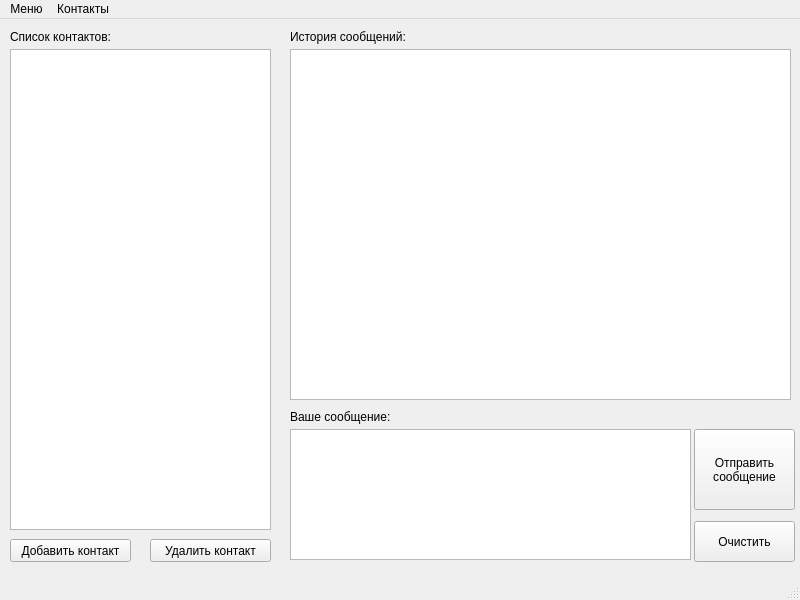
<?xml version="1.0" encoding="UTF-8"?>
<ui version="4.0">
 <class>mainWindow</class>
 <widget class="QMainWindow" name="mainWindow">
  <property name="geometry">
   <rect>
    <x>0</x>
    <y>0</y>
    <width>800</width>
    <height>600</height>
   </rect>
  </property>
  <property name="windowTitle">
   <string>Messenger by s13f</string>
  </property>
  <property name="windowIcon">
   <iconset>
    <normaloff>pics/s13f.png</normaloff>pics/s13f.png</iconset>
  </property>
  <widget class="QWidget" name="centralwidget">
   <widget class="QLabel" name="label_contacts">
    <property name="geometry">
     <rect>
      <x>10</x>
      <y>10</y>
      <width>261</width>
      <height>16</height>
     </rect>
    </property>
    <property name="text">
     <string>Список контактов:</string>
    </property>
   </widget>
   <widget class="QListView" name="list_contacts">
    <property name="geometry">
     <rect>
      <x>10</x>
      <y>30</y>
      <width>261</width>
      <height>481</height>
     </rect>
    </property>
   </widget>
   <widget class="QPushButton" name="addButton">
    <property name="geometry">
     <rect>
      <x>10</x>
      <y>520</y>
      <width>121</width>
      <height>23</height>
     </rect>
    </property>
    <property name="text">
     <string>Добавить контакт</string>
    </property>
    <property name="icon">
     <iconset>
      <normaloff>pics/add.png</normaloff>pics/add.png</iconset>
    </property>
   </widget>
   <widget class="QPushButton" name="delButton">
    <property name="geometry">
     <rect>
      <x>150</x>
      <y>520</y>
      <width>121</width>
      <height>23</height>
     </rect>
    </property>
    <property name="text">
     <string>Удалить контакт</string>
    </property>
    <property name="icon">
     <iconset>
      <normaloff>pics/del.png</normaloff>pics/del.png</iconset>
    </property>
   </widget>
   <widget class="QLabel" name="label_history">
    <property name="geometry">
     <rect>
      <x>290</x>
      <y>10</y>
      <width>501</width>
      <height>16</height>
     </rect>
    </property>
    <property name="text">
     <string>История сообщений:</string>
    </property>
   </widget>
   <widget class="QListView" name="list_history">
    <property name="geometry">
     <rect>
      <x>290</x>
      <y>30</y>
      <width>501</width>
      <height>351</height>
     </rect>
    </property>
    <property name="verticalScrollBarPolicy">
     <enum>Qt::ScrollBarAlwaysOff</enum>
    </property>
    <property name="wordWrap">
     <bool>true</bool>
    </property>
   </widget>
   <widget class="QLabel" name="label_message">
    <property name="geometry">
     <rect>
      <x>290</x>
      <y>390</y>
      <width>501</width>
      <height>16</height>
     </rect>
    </property>
    <property name="text">
     <string>Ваше сообщение:</string>
    </property>
   </widget>
   <widget class="QTextEdit" name="message_field">
    <property name="geometry">
     <rect>
      <x>290</x>
      <y>410</y>
      <width>401</width>
      <height>131</height>
     </rect>
    </property>
   </widget>
   <widget class="QPushButton" name="sendButton">
    <property name="geometry">
     <rect>
      <x>694</x>
      <y>410</y>
      <width>101</width>
      <height>81</height>
     </rect>
    </property>
    <property name="text">
     <string>Отправить
сообщение</string>
    </property>
    <property name="icon">
     <iconset>
      <normaloff>pics/message.png</normaloff>pics/message.png</iconset>
    </property>
    <property name="iconSize">
     <size>
      <width>24</width>
      <height>24</height>
     </size>
    </property>
   </widget>
   <widget class="QPushButton" name="clearButton">
    <property name="geometry">
     <rect>
      <x>694</x>
      <y>502</y>
      <width>101</width>
      <height>41</height>
     </rect>
    </property>
    <property name="text">
     <string>Очистить</string>
    </property>
    <property name="icon">
     <iconset>
      <normaloff>pics/trash_can.png</normaloff>pics/trash_can.png</iconset>
    </property>
   </widget>
  </widget>
  <widget class="QMenuBar" name="menubar">
   <property name="geometry">
    <rect>
     <x>0</x>
     <y>0</y>
     <width>800</width>
     <height>21</height>
    </rect>
   </property>
   <widget class="QMenu" name="menu_main">
    <property name="title">
     <string>Меню</string>
    </property>
    <addaction name="actionExit"/>
   </widget>
   <widget class="QMenu" name="menu_contacts">
    <property name="title">
     <string>Контакты</string>
    </property>
    <addaction name="actionAddContact"/>
    <addaction name="actionDelContact"/>
   </widget>
   <addaction name="menu_main"/>
   <addaction name="menu_contacts"/>
  </widget>
  <widget class="QStatusBar" name="statusbar"/>
  <action name="actionExit">
   <property name="text">
    <string>Выход</string>
   </property>
  </action>
  <action name="actionAddContact">
   <property name="text">
    <string>Добавить контакт...</string>
   </property>
  </action>
  <action name="actionDelContact">
   <property name="text">
    <string>Удалить контакт...</string>
   </property>
  </action>
 </widget>
 <resources/>
 <connections>
  <connection>
   <sender>actionExit</sender>
   <signal>triggered()</signal>
   <receiver>mainWindow</receiver>
   <slot>close()</slot>
   <hints>
    <hint type="sourcelabel">
     <x>-1</x>
     <y>-1</y>
    </hint>
    <hint type="destinationlabel">
     <x>399</x>
     <y>299</y>
    </hint>
   </hints>
  </connection>
  <connection>
   <sender>clearButton</sender>
   <signal>pressed()</signal>
   <receiver>message_field</receiver>
   <slot>clear()</slot>
   <hints>
    <hint type="sourcelabel">
     <x>744</x>
     <y>543</y>
    </hint>
    <hint type="destinationlabel">
     <x>490</x>
     <y>496</y>
    </hint>
   </hints>
  </connection>
 </connections>
</ui>
